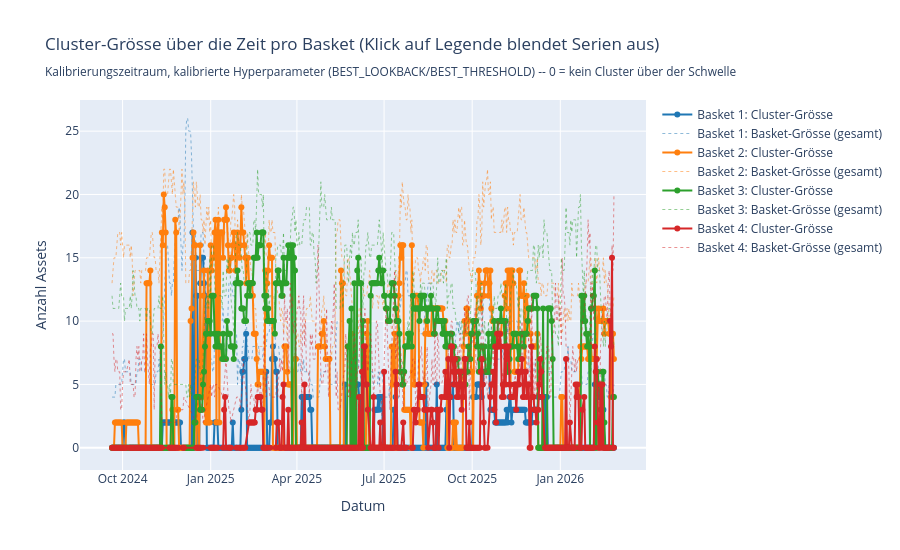

The cell this chart's notebook holds for it:
### Code cell
# --- Cluster-Grösse über die Zeit: Plot (Plotly, Legende anklickbar) ---
# Durchgezogen: Cluster-Grösse (0 = kein signifikanter Cluster an dem Tag).
# Gepunktet, halbtransparent: Basket-Gesamtgrösse zum Vergleich (wie viele
# Assets wären maximal möglich gewesen).
_BASKET_COLORS = ["#1f77b4", "#ff7f0e", "#2ca02c", "#d62728"]

fig = go.Figure()
for i, label in enumerate(basket_labels):
    records = cluster_size_by_basket[label]
    if not records:
        continue
    color = _BASKET_COLORS[i % len(_BASKET_COLORS)]
    dates = [r[0] for r in records]
    sizes = [r[1] for r in records]
    totals = [r[2] for r in records]

    fig.add_trace(go.Scatter(
        x=dates, y=sizes, mode="lines+markers", name=f"{label}: Cluster-Grösse",
        line={"color": color},
    ))
    fig.add_trace(go.Scatter(
        x=dates, y=totals, mode="lines", name=f"{label}: Basket-Grösse (gesamt)",
        line={"color": color, "dash": "dot", "width": 1}, opacity=0.5,
    ))

fig.update_layout(
    title=(
        "Cluster-Grösse über die Zeit pro Basket (Klick auf Legende blendet Serien aus)<br>"
        "<sub>Kalibrierungszeitraum, kalibrierte Hyperparameter (BEST_LOOKBACK/BEST_THRESHOLD) -- 0 = kein Cluster über der Schwelle</sub>"
    ),
    xaxis_title="Datum",
    yaxis_title="Anzahl Assets",
    height=550,
)
fig.show()

### Figure 1 — Plotly figure (JSON) as saved in the notebook; plotly's stock layout.template omitted (floating-point values rounded to 4 significant figures; data arrays with more than 128 entries replaced by an {"elided": "..."} marker saying what was removed)
{"data": [{"line": {"color": "#1f77b4"}, "mode": "lines+markers", "name": "Basket 1: Cluster-Grösse", "type": "scatter", "x": {"elided": "525 str values"}, "y": {"elided": "525 int values"}}, {"line": {"color": "#1f77b4", "dash": "dot", "width": 1}, "mode": "lines", "name": "Basket 1: Basket-Grösse (gesamt)", "opacity": 0.5, "type": "scatter", "x": {"elided": "525 str values"}, "y": {"elided": "525 int values"}}, {"line": {"color": "#ff7f0e"}, "mode": "lines+markers", "name": "Basket 2: Cluster-Grösse", "type": "scatter", "x": {"elided": "525 str values"}, "y": {"elided": "525 int values"}}, {"line": {"color": "#ff7f0e", "dash": "dot", "width": 1}, "mode": "lines", "name": "Basket 2: Basket-Grösse (gesamt)", "opacity": 0.5, "type": "scatter", "x": {"elided": "525 str values"}, "y": {"elided": "525 int values"}}, {"line": {"color": "#2ca02c"}, "mode": "lines+markers", "name": "Basket 3: Cluster-Grösse", "type": "scatter", "x": {"elided": "515 str values"}, "y": {"elided": "515 int values"}}, {"line": {"color": "#2ca02c", "dash": "dot", "width": 1}, "mode": "lines", "name": "Basket 3: Basket-Grösse (gesamt)", "opacity": 0.5, "type": "scatter", "x": {"elided": "515 str values"}, "y": {"elided": "515 int values"}}, {"line": {"color": "#d62728"}, "mode": "lines+markers", "name": "Basket 4: Cluster-Grösse", "type": "scatter", "x": {"elided": "443 str values"}, "y": {"elided": "443 int values"}}, {"line": {"color": "#d62728", "dash": "dot", "width": 1}, "mode": "lines", "name": "Basket 4: Basket-Grösse (gesamt)", "opacity": 0.5, "type": "scatter", "x": {"elided": "443 str values"}, "y": {"elided": "443 int values"}}], "layout": {"height": 550, "title": {"text": "Cluster-Grösse über die Zeit pro Basket (Klick auf Legende blendet Serien aus)<br><sub>Kalibrierungszeitraum, kalibrierte Hyperparameter (BEST_LOOKBACK/BEST_THRESHOLD) -- 0 = kein Cluster über der Schwelle</sub>"}, "xaxis": {"title": {"text": "Datum"}}, "yaxis": {"title": {"text": "Anzahl Assets"}}}}
